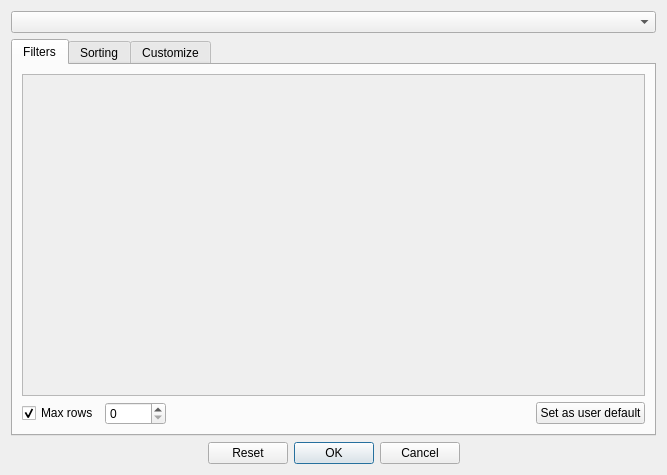
<?xml version="1.0" encoding="UTF-8"?>
<ui version="4.0">
 <class>SortFilterDialog</class>
 <widget class="QDialog" name="SortFilterDialog">
  <property name="geometry">
   <rect>
    <x>0</x>
    <y>0</y>
    <width>667</width>
    <height>475</height>
   </rect>
  </property>
  <property name="windowTitle">
   <string>Sort &amp; Filter</string>
  </property>
  <layout class="QVBoxLayout" name="verticalLayout_5">
   <item>
    <layout class="QVBoxLayout" name="verticalLayout_3">
     <item>
      <widget class="QComboBox" name="comboBoxSetting"/>
     </item>
     <item>
      <widget class="QTabWidget" name="tabWidget">
       <property name="enabled">
        <bool>true</bool>
       </property>
       <property name="tabPosition">
        <enum>QTabWidget::TabPosition::North</enum>
       </property>
       <property name="tabShape">
        <enum>QTabWidget::TabShape::Rounded</enum>
       </property>
       <property name="currentIndex">
        <number>0</number>
       </property>
       <property name="documentMode">
        <bool>false</bool>
       </property>
       <property name="movable">
        <bool>true</bool>
       </property>
       <widget class="QWidget" name="tabFilters">
        <attribute name="title">
         <string>Filters</string>
        </attribute>
        <layout class="QVBoxLayout" name="verticalLayout_10">
         <item>
          <widget class="QScrollArea" name="scrollAreaFilters">
           <property name="widgetResizable">
            <bool>true</bool>
           </property>
           <widget class="QWidget" name="scrollAreaWidgetContentsFilters">
            <property name="geometry">
             <rect>
              <x>0</x>
              <y>0</y>
              <width>589</width>
              <height>265</height>
             </rect>
            </property>
            <layout class="QVBoxLayout" name="verticalLayout_7">
             <item>
              <layout class="QGridLayout" name="layoutFilters" columnminimumwidth="0">
               <property name="leftMargin">
                <number>6</number>
               </property>
               <property name="topMargin">
                <number>6</number>
               </property>
               <property name="rightMargin">
                <number>6</number>
               </property>
               <property name="bottomMargin">
                <number>6</number>
               </property>
               <property name="horizontalSpacing">
                <number>12</number>
               </property>
               <property name="verticalSpacing">
                <number>6</number>
               </property>
              </layout>
             </item>
            </layout>
           </widget>
          </widget>
         </item>
         <item>
          <layout class="QHBoxLayout" name="horizontalLayout_3">
           <item>
            <widget class="QCheckBox" name="checkBoxMaxRows">
             <property name="text">
              <string>Max rows</string>
             </property>
             <property name="checked">
              <bool>true</bool>
             </property>
            </widget>
           </item>
           <item>
            <widget class="QSpinBox" name="spinBoxMaxRows">
             <property name="maximum">
              <number>99999</number>
             </property>
            </widget>
           </item>
           <item>
            <spacer name="horizontalSpacer_4">
             <property name="orientation">
              <enum>Qt::Orientation::Horizontal</enum>
             </property>
             <property name="sizeHint" stdset="0">
              <size>
               <width>40</width>
               <height>20</height>
              </size>
             </property>
            </spacer>
           </item>
           <item>
            <widget class="QPushButton" name="pushButtonUserDefault">
             <property name="text">
              <string>Set as user default</string>
             </property>
            </widget>
           </item>
          </layout>
         </item>
        </layout>
       </widget>
       <widget class="QWidget" name="tabSorting">
        <attribute name="title">
         <string>Sorting</string>
        </attribute>
        <layout class="QVBoxLayout" name="verticalLayout_8">
         <item>
          <widget class="QScrollArea" name="scrollAreaSorting">
           <property name="widgetResizable">
            <bool>true</bool>
           </property>
           <widget class="QWidget" name="scrollAreaWidgetContentsSorting">
            <property name="geometry">
             <rect>
              <x>0</x>
              <y>0</y>
              <width>589</width>
              <height>308</height>
             </rect>
            </property>
            <layout class="QVBoxLayout" name="verticalLayout_4">
             <property name="spacing">
              <number>0</number>
             </property>
             <property name="leftMargin">
              <number>0</number>
             </property>
             <property name="topMargin">
              <number>0</number>
             </property>
             <property name="rightMargin">
              <number>0</number>
             </property>
             <property name="bottomMargin">
              <number>0</number>
             </property>
             <item>
              <layout class="QGridLayout" name="layoutSorting">
               <property name="leftMargin">
                <number>6</number>
               </property>
               <property name="topMargin">
                <number>6</number>
               </property>
               <property name="rightMargin">
                <number>6</number>
               </property>
               <property name="bottomMargin">
                <number>6</number>
               </property>
               <property name="horizontalSpacing">
                <number>12</number>
               </property>
               <property name="verticalSpacing">
                <number>6</number>
               </property>
              </layout>
             </item>
            </layout>
           </widget>
          </widget>
         </item>
        </layout>
       </widget>
       <widget class="QWidget" name="tabCustomize">
        <attribute name="title">
         <string>Customize</string>
        </attribute>
        <layout class="QVBoxLayout" name="verticalLayout_9">
         <item>
          <widget class="QScrollArea" name="scrollAreaPrintOptions">
           <property name="widgetResizable">
            <bool>true</bool>
           </property>
           <widget class="QWidget" name="scrollAreaWidgetContents">
            <property name="geometry">
             <rect>
              <x>0</x>
              <y>0</y>
              <width>589</width>
              <height>308</height>
             </rect>
            </property>
            <layout class="QVBoxLayout" name="verticalLayout_6">
             <item>
              <widget class="QGroupBox" name="groupBoxCurrent">
               <property name="title">
                <string>Current customization</string>
               </property>
               <layout class="QVBoxLayout" name="verticalLayout">
                <item>
                 <layout class="QHBoxLayout" name="horizontalLayout">
                  <item>
                   <widget class="QPushButton" name="pushButtonUpdate">
                    <property name="sizePolicy">
                     <sizepolicy hsizetype="Fixed" vsizetype="Fixed">
                      <horstretch>0</horstretch>
                      <verstretch>0</verstretch>
                     </sizepolicy>
                    </property>
                    <property name="text">
                     <string>Update</string>
                    </property>
                   </widget>
                  </item>
                  <item>
                   <widget class="QPushButton" name="pushButtonDelete">
                    <property name="sizePolicy">
                     <sizepolicy hsizetype="Fixed" vsizetype="Fixed">
                      <horstretch>0</horstretch>
                      <verstretch>0</verstretch>
                     </sizepolicy>
                    </property>
                    <property name="text">
                     <string>Delete</string>
                    </property>
                   </widget>
                  </item>
                  <item>
                   <spacer name="horizontalSpacer_3">
                    <property name="orientation">
                     <enum>Qt::Orientation::Horizontal</enum>
                    </property>
                    <property name="sizeHint" stdset="0">
                     <size>
                      <width>40</width>
                      <height>20</height>
                     </size>
                    </property>
                   </spacer>
                  </item>
                  <item>
                   <widget class="QPushButton" name="pushButtonClassDefault">
                    <property name="text">
                     <string>Set as class default</string>
                    </property>
                   </widget>
                  </item>
                  <item>
                   <spacer name="horizontalSpacer_5">
                    <property name="orientation">
                     <enum>Qt::Orientation::Horizontal</enum>
                    </property>
                    <property name="sizeHint" stdset="0">
                     <size>
                      <width>40</width>
                      <height>20</height>
                     </size>
                    </property>
                   </spacer>
                  </item>
                  <item>
                   <widget class="QPushButton" name="pushButtonSetSorting">
                    <property name="text">
                     <string>Set sorting to</string>
                    </property>
                   </widget>
                  </item>
                  <item>
                   <widget class="QSpinBox" name="spinBoxClassSorting"/>
                  </item>
                  <item>
                   <spacer name="horizontalSpacer">
                    <property name="orientation">
                     <enum>Qt::Orientation::Horizontal</enum>
                    </property>
                    <property name="sizeHint" stdset="0">
                     <size>
                      <width>40</width>
                      <height>20</height>
                     </size>
                    </property>
                   </spacer>
                  </item>
                 </layout>
                </item>
               </layout>
              </widget>
             </item>
             <item>
              <widget class="QGroupBox" name="groupBox">
               <property name="title">
                <string>New customization</string>
               </property>
               <layout class="QVBoxLayout" name="verticalLayout_2">
                <item>
                 <layout class="QGridLayout" name="gridLayout" columnstretch="0,0,0">
                  <item row="0" column="0">
                   <widget class="QLabel" name="label_2">
                    <property name="text">
                     <string>Name</string>
                    </property>
                   </widget>
                  </item>
                  <item row="0" column="1">
                   <widget class="QLineEdit" name="lineEditNewName"/>
                  </item>
                  <item row="0" column="2">
                   <widget class="QPushButton" name="pushButtonNewCustomization">
                    <property name="text">
                     <string>Create</string>
                    </property>
                   </widget>
                  </item>
                 </layout>
                </item>
               </layout>
              </widget>
             </item>
             <item>
              <spacer name="verticalSpacer">
               <property name="orientation">
                <enum>Qt::Orientation::Vertical</enum>
               </property>
               <property name="sizeHint" stdset="0">
                <size>
                 <width>20</width>
                 <height>86</height>
                </size>
               </property>
              </spacer>
             </item>
             <item>
              <layout class="QHBoxLayout" name="horizontalLayout_2">
               <item>
                <widget class="QLabel" name="label">
                 <property name="text">
                  <string>Class</string>
                 </property>
                </widget>
               </item>
               <item>
                <widget class="QLineEdit" name="lineEditSortFilterClass">
                 <property name="focusPolicy">
                  <enum>Qt::FocusPolicy::NoFocus</enum>
                 </property>
                 <property name="readOnly">
                  <bool>true</bool>
                 </property>
                </widget>
               </item>
               <item>
                <spacer name="horizontalSpacer_2">
                 <property name="orientation">
                  <enum>Qt::Orientation::Horizontal</enum>
                 </property>
                 <property name="sizeHint" stdset="0">
                  <size>
                   <width>40</width>
                   <height>20</height>
                  </size>
                 </property>
                </spacer>
               </item>
              </layout>
             </item>
            </layout>
           </widget>
          </widget>
         </item>
        </layout>
       </widget>
      </widget>
     </item>
     <item>
      <widget class="QDialogButtonBox" name="buttonBox">
       <property name="standardButtons">
        <set>QDialogButtonBox::StandardButton::Cancel|QDialogButtonBox::StandardButton::Ok|QDialogButtonBox::StandardButton::Reset</set>
       </property>
       <property name="centerButtons">
        <bool>true</bool>
       </property>
      </widget>
     </item>
    </layout>
   </item>
  </layout>
 </widget>
 <tabstops>
  <tabstop>comboBoxSetting</tabstop>
  <tabstop>tabWidget</tabstop>
  <tabstop>scrollAreaFilters</tabstop>
  <tabstop>checkBoxMaxRows</tabstop>
  <tabstop>spinBoxMaxRows</tabstop>
  <tabstop>pushButtonUserDefault</tabstop>
  <tabstop>scrollAreaSorting</tabstop>
  <tabstop>scrollAreaPrintOptions</tabstop>
  <tabstop>pushButtonUpdate</tabstop>
  <tabstop>pushButtonDelete</tabstop>
  <tabstop>pushButtonClassDefault</tabstop>
  <tabstop>pushButtonSetSorting</tabstop>
  <tabstop>spinBoxClassSorting</tabstop>
  <tabstop>lineEditNewName</tabstop>
  <tabstop>pushButtonNewCustomization</tabstop>
 </tabstops>
 <resources>
  <include location="../../resources.qrc"/>
 </resources>
 <connections>
  <connection>
   <sender>buttonBox</sender>
   <signal>accepted()</signal>
   <receiver>SortFilterDialog</receiver>
   <slot>accept()</slot>
   <hints>
    <hint type="sourcelabel">
     <x>255</x>
     <y>362</y>
    </hint>
    <hint type="destinationlabel">
     <x>255</x>
     <y>191</y>
    </hint>
   </hints>
  </connection>
  <connection>
   <sender>buttonBox</sender>
   <signal>rejected()</signal>
   <receiver>SortFilterDialog</receiver>
   <slot>reject()</slot>
   <hints>
    <hint type="sourcelabel">
     <x>255</x>
     <y>362</y>
    </hint>
    <hint type="destinationlabel">
     <x>255</x>
     <y>191</y>
    </hint>
   </hints>
  </connection>
  <connection>
   <sender>checkBoxMaxRows</sender>
   <signal>clicked(bool)</signal>
   <receiver>spinBoxMaxRows</receiver>
   <slot>setEnabled(bool)</slot>
   <hints>
    <hint type="sourcelabel">
     <x>78</x>
     <y>370</y>
    </hint>
    <hint type="destinationlabel">
     <x>150</x>
     <y>370</y>
    </hint>
   </hints>
  </connection>
 </connections>
</ui>
